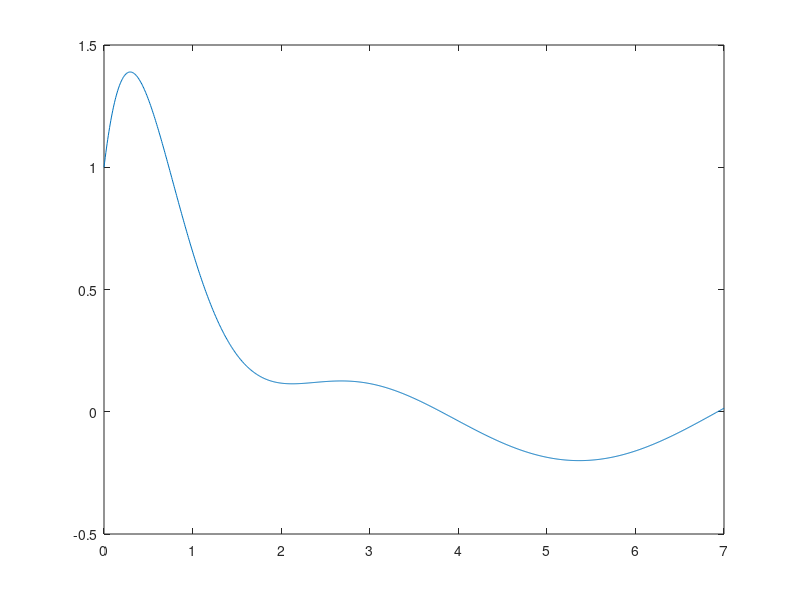

MATLAB code to generate this figure:
% Muhammet Emin Altuncu 090210150
% Question 3: Using RK4 to solve an initial value problem

% Code
#lets say dh/dz = k
#we would have two equations
# dh/dz = k and dk/dz = sinz-3k-5h

f = @(z,h,k) k;
g = @(z,h,k) sin(z)-3*k-5*h;

h_init = 1;
k_init = 3;
z_init = 0;
z_final = 7;
N = 1000;
H = (z_final - z_init)/N;
zvalues = linspace(z_init,z_final,N);
hvalues(1) = h_init;
kvalues(1) = k_init;

for i=1:N-1
  z=zvalues(i);
  h=hvalues(i);
  k=kvalues(i);

  F1h = f(z,h,k);
  F1k = g(z,h,k);

  F2h = f(z + (H/2) , h + H/2 * F1h, k + (H/2) * F1k);
  F2k = g(z + (H/2) , h + H/2 * F1h, k + (H/2) * F1k);

  F3h = f(z + (H/2) , h + H/2 * F2h, k + (H/2) * F2k);
  F3k = g(z + (H/2) , h + H/2 * F2h, k + (H/2) * F2k);

  F4h = f(z+H , h+H * F3h, k+H * F3k);
  F4k = g(z+H , h+H * F3h, k+H * F3k);

  hvalues(i+1) = hvalues(i) + H/6 * (F1h + 2*F2h + 2*F3h + F4h);
  kvalues(i+1) = kvalues(i) + H/6 * (F1k + 2*F2k + 2*F3k + F4k);
end

hvalues(N)
plot(zvalues,hvalues)
